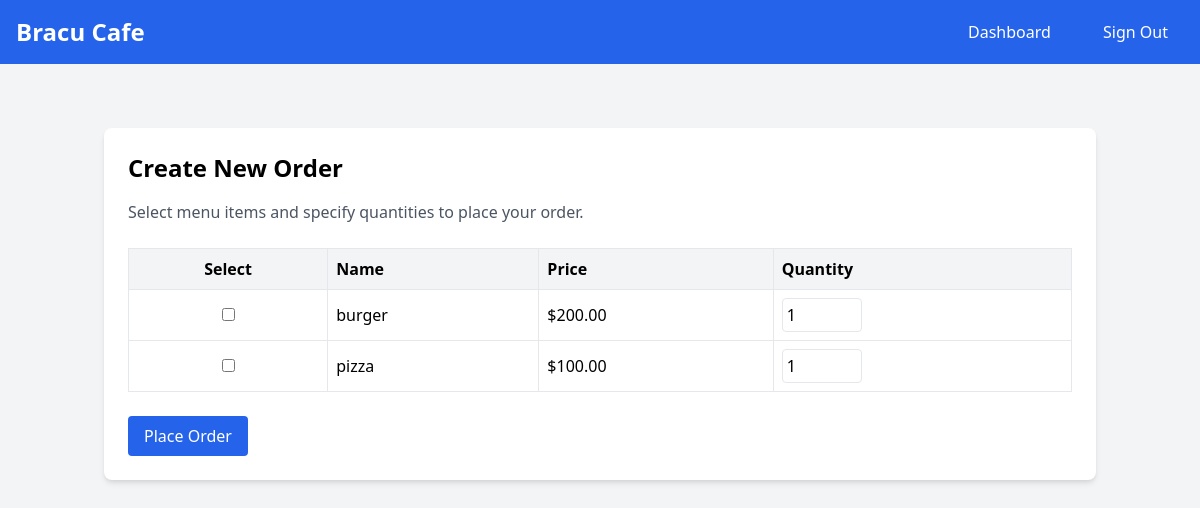
The page /create_order (signed in) on the database its author committed.
### app/models/models.py (models this page shows, shortened)
class MenuItem(db.Model):
    id = db.Column(db.Integer, primary_key=True)
    name = db.Column(db.String(100), nullable=False)
    description = db.Column(db.Text, nullable=False)
    price = db.Column(db.Float, nullable=False)

### app/controllers/routes.py (the view, shortened to what this page needs)
@routes_bp.route('/create_order', methods=['GET', 'POST'])
def create_order():
    if 'user_id' not in session or session['role'] != 'student':
        flash('Please sign in as a student to create an order.', 'error')
        return redirect(url_for('routes.signin'))
    menu_items = MenuItem.query.all()
    return render_template('create_order.html', menu_items=menu_items)

### app/templates/create_order.html (shortened to what this page needs)
{% extends "base.html" %}
{% block content %}
<div class="container mx-auto px-4 py-8">
    <section class="bg-white p-6 rounded-lg shadow-md">
        <h2 class="text-2xl font-semibold mb-4">Create New Order</h2>
        <p class="text-gray-600 mb-6">Select menu items and specify quantities to place your order.</p>
        <form action="{{ url_for('routes.create_order') }}" method="POST">
            {% if menu_items %}
            <table class="w-full table-auto border-collapse border border-gray-300 mb-6">
                <thead class="bg-gray-100">
                    <tr>
                        <th class="p-2 border">Select</th>
                        <th class="p-2 border text-left">Name</th>
                        <th class="p-2 border text-left">Price</th>
                        <th class="p-2 border text-left">Quantity</th>
                    </tr>
                </thead>
                <tbody>
                    {% for item in menu_items %}
                    <tr>
                        <td class="p-2 border text-center">
                            <input type="checkbox" name="menu_item_ids" value="{{ item.id }}">
                        </td>
                        <td class="p-2 border">{{ item.name }}</td>
                        <td class="p-2 border">${{ "%.2f" % item.price }}</td>
                        <td class="p-2 border">
                            <input type="number" name="quantities" min="1" value="1" class="w-20 p-1 border rounded" />
                        </td>
                    </tr>
                    {% endfor %}
                </tbody>
            </table>
            <button type="submit" class="bg-blue-600 text-white px-4 py-2 rounded hover:bg-blue-700 transition">Place Order</button>
            {% else %}
            <p class="text-gray-600">No menu items available at the moment.</p>
            {% endif %}
        </form>
    </section>
</div>
{% endblock %}

### rows shown on the page
MenuItem: name "burger", price "200.00"
MenuItem: name "pizza", price "100.00"
